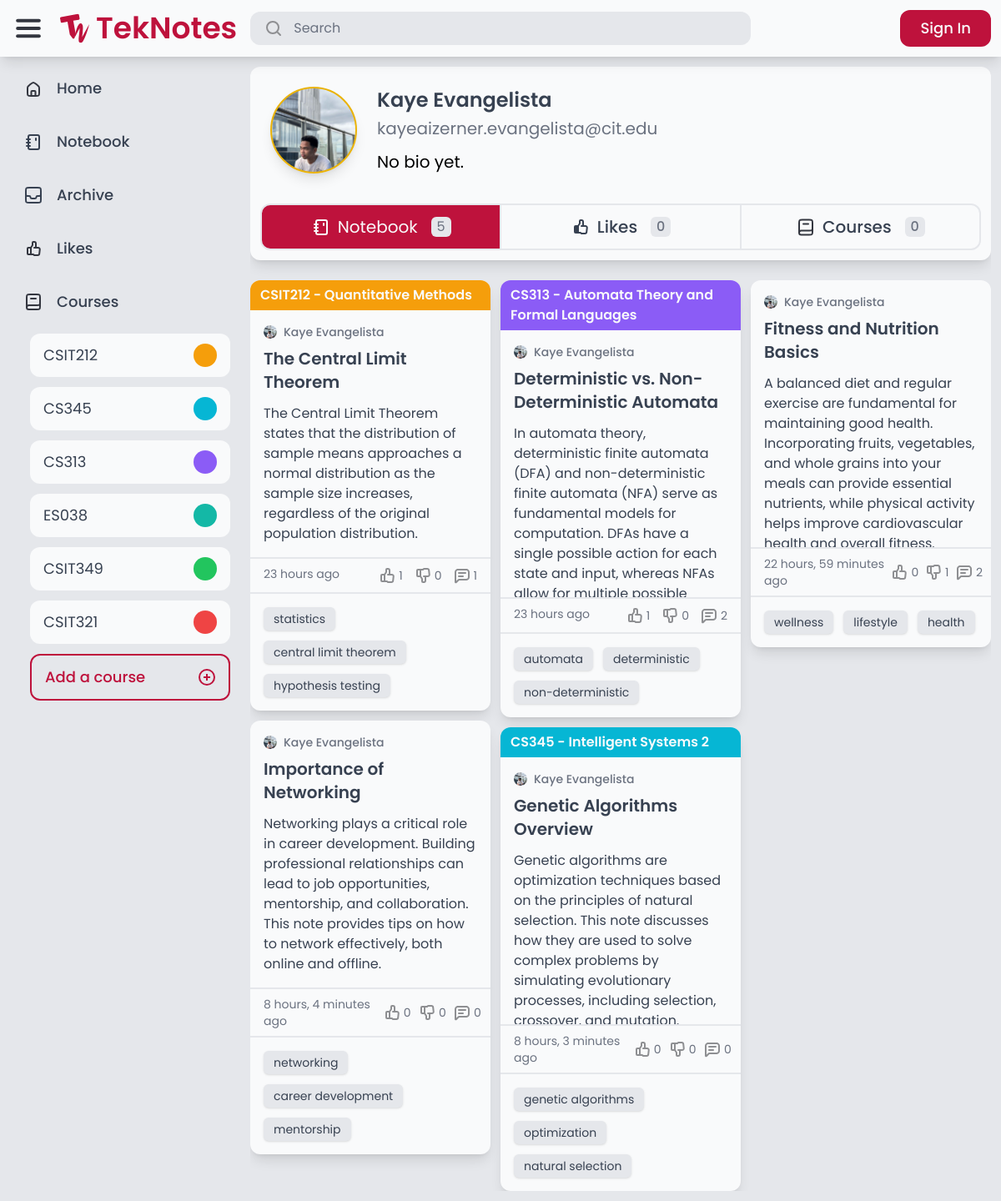
The page /auth/profile/5/notes/ on the database as committed earlier.
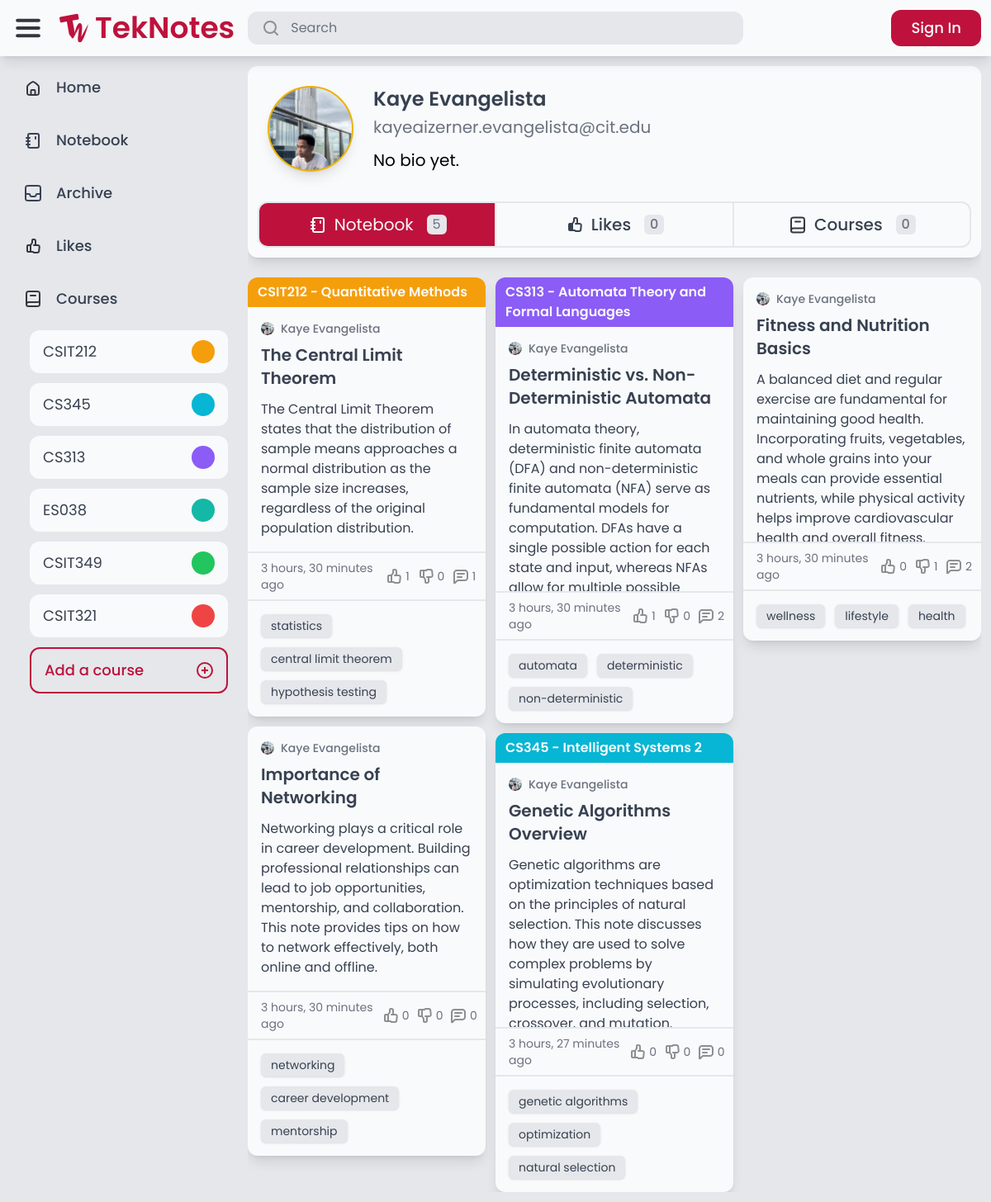
The same page on the database as committed later.
### notes/models.py (models this page shows, shortened)
class Note(models.Model):
    title = models.CharField(max_length=255)
    content = models.TextField(max_length=255, blank=True)
    course = models.ForeignKey(Course, null=True, blank=True, on_delete=models.SET_NULL)
    created_by = models.ForeignKey(User, related_name='notes', on_delete=models.CASCADE)
    created_at = models.DateTimeField(auto_now_add=True)
    modified_at = models.DateTimeField(auto_now=True)
    tags = models.ManyToManyField(Tag, related_name='notes', blank=True)
    is_archived = models.BooleanField(default=False)
    is_private = models.BooleanField(default=False)

### course/models.py (models this page shows)
class Course(models.Model):
    COLORS = [
        ('red-500', 'Red'),
        ('orange-500', 'Orange'),
        ('amber-500', 'Amber'),
        ('lime-500', 'Lime'),
        ('green-500', 'Green'),
        ('emerald-500', 'Emerald'),
        ('teal-500', 'Teal'),
        ('cyan-500', 'Cyan'),
        ('blue-500', 'Blue'),
        ('indigo-500', 'Indigo'),
        ('violet-500', 'Violet'),
        ('purple-500', 'Purple'),
        ('fuchsia-500', 'Fuschia'),
        ('pink-500', 'Pink'),
    ]
    code = models.CharField(max_length=20)
    description = models.CharField(max_length=255)
    color = models.CharField(max_length=20, choices=COLORS, default='gray-500')
    created_by = models.ForeignKey(User, related_name='courses', on_delete=models.CASCADE)
    def __str__(self):
        return f'{self.code} - {self.description}'

### authentication/models.py (models this page shows, shortened)
class Profile(models.Model):
    user = models.OneToOneField(User, on_delete=models.CASCADE)
    bio = models.TextField(max_length=500, default='No bio yet.')
    avatar = models.ImageField(default="avatars/default.jpg", upload_to="avatars")
    location = models.CharField(max_length=30, blank=True)

### authentication/views.py (the view)
# urls.py: path('profile/<int:user_id>/notes/', views.profile, name='profile'),
def profile(request, user_id):
    profile = Profile.objects.get(user__id=user_id)
    notes = Note.objects.filter(created_by=user_id, is_private=False)
    return render(request, 'authentication/profile.html', {
        'profile': profile,
        'notes': notes,
    })

### core/context_processors.py (called while the page is built)
def courses_list(request):
    return {
        'your_courses': Course.objects.all().distinct()
    }

### tags/models.py (called while the page is built)
    def __str__(self):
        return self.name

### authentication/templates/authentication/profile.html (shortened to what this page needs)
{% extends 'core/base.html' %}
{% load static %}
{% block content %}
    <div class="flex flex-1 flex-col overflow-y-hidden">
        <div class="flex flex-col rounded-xl shadow-lg bg-gray-50">
            <div class="flex p-6 gap-6 h-full max-h-56">
                <div class="flex aspect-square h-full rounded-full bg-[url('{{ profile.avatar.url }}')] bg-cover border-2 border-yellow-500 shadow-lg"></div>
                <div class="flex flex-1 gap-3 items-start">
                    <div class="flex flex-col gap-3 items-baseline">
                        <div class="flex flex-col gap-1">
                            <p class="text-2xl text-gray-700 font-semibold"> {{ profile.user.first_name }} {{ profile.user.last_name }} </p>
                            <p class="text-xl text-gray-500"> {{ profile.user.email }} </p>
                        </div>
                        <p class="text-xl">{{ profile.bio }}</p>
                    </div>
                </div>
            </div>
            <div class="flex flex-wrap w-full p-3 items-start">
                <a href="{% url 'auth:profile' profile.user.id %}" class="transition-all items-center flex flex-1 px-4 py-3 gap-2 rounded-l-xl justify-center border-2 border-gray-200 {% if '/notes/' in request.path %} bg-rose-700 text-gray-50 hover:shadow-lg {% else %} text-gray-700 font-medium hover:bg-gray-100 {% endif %}">
                    <img src="{% if '/notes/' in request.path %} {% static 'teknotes/images/notebook_white.svg' %} {% else %} {% static 'teknotes/images/notebook.svg' %} {% endif %}" alt="Notebook">
                    <p class="text-xl">Notebook</p>
                    <div class="flex aspect-square h-6 bg-gray-200 rounded-md items-center justify-center text-gray-500 ml-2">{{ profile.user.notes.count }}</div>
                </a>
                <a href="{% url 'auth:profile_likes' profile.user.id %}" class="transition-all items-center flex flex-1 px-4 py-3 gap-2 justify-center border-2 border-l-0 border-gray-200 {% if '/likes/' in request.path %} bg-rose-700 text-gray-50 hover:shadow-lg {% else %} text-gray-700 font-medium hover:bg-gray-100 {% endif %}">
                    <img src="{% if '/likes/' in request.path %} {% static 'teknotes/images/thumb_up_white.svg' %} {% else %} {% static 'teknotes/images/thumb_up_black.svg' %} {% endif %}" alt="Like">
                    <p class="text-xl">Likes</p>
                    <div class="flex aspect-square h-6 bg-gray-200 rounded-md items-center justify-center text-gray-500 ml-2">{{ profile.user.likes.count }}</div>
                </a>
                <a href="{% url 'auth:profile_courses' profile.user.id %}" class="transition-all items-center flex flex-1 px-4 py-3 gap-2 rounded-r-xl justify-center border-2 border-l-0 border-gray-200 {% if '/courses/' in request.path %} bg-rose-700 text-gray-50 hover:shadow-lg {% else %} text-gray-700 font-medium hover:bg-gray-100 {% endif %}">
                    <img src="{% if '/courses/' in request.path %} {% static 'teknotes/images/Course_white.svg' %} {% else %} {% static 'teknotes/images/Course.svg' %} {% endif %}" alt="Like">
                    <p class="text-xl">Courses</p>
                    <div class="flex aspect-square h-6 bg-gray-200 rounded-md items-center justify-center text-gray-500 ml-2">{{ profile.user.courses.count }}</div>
                </a>
            </div>
        </div>
        <div class="flex flex-col flex-1 pt-6 gap-3 overflow-hidden">
            {% if notes.count >= 0 %}
                {% if notes.count > 0 %}
                    {% include 'notes/notes.html' %}
                {% else %}
                    {% if '/notes/' in request.path %}
                        {% include 'core/no_results.html' with message="No notes yet from" query=profile.user.first_name %}
                    {% else %}
                        {% include 'core/no_results.html' with message="No likes yet from" query=profile.user.first_name %}
                    {% endif %}
                {% endif %}
            {% endif %}
        </div>
    </div>
{% endblock %}

### notes/templates/notes/notes.html (shortened to what this page needs)
<div class="flex flex-1 {% if not no_scroll %} overflow-hidden overflow-y-auto {% endif %}">
    <div id="notes" class="flex flex-1 gap-3" style="display: none;">
        {% for note in notes %}
            <div class="note" data-note-id="{{ note.id }}">
                {% include 'notes/note.html' %}
            </div>
        {% endfor %}
    </div>
    <div id="notes-container" class="flex flex-1 gap-3"></div>
</div>

### notes/templates/notes/note.html (shortened to what this page needs)
{% load static %}
{% load custom_filters %}
<div class="rounded-xl hover:bg-gray-100 transition-all {% if note.is_private %} border-2 border-dashed border-gray-500 {% else %} bg-gray-50 shadow-lg hover:shadow-xl {% endif %}">
    <a href="{% url 'notes:note_detail' note.id %}" class="flex flex-col {% if note.is_archived %} opacity-70 {% endif %}">
        {% if note.course %}
            <div class="flex {% if note.is_private %} border-b-2 border-dashed border-gray-500 {% else %} bg-{{ note.course.color }} {% endif %} px-3 py-1.5 rounded-t-xl">
                <p class="{% if note.is_private %} text-{{ note.course.color }} {% else %} text-gray-50 {% endif %} font-semibold">{{ note.course }}</p>
            </div>
        {% endif %}
        <div class="flex flex-col p-4 gap-3 max-h-80 overflow-hidden">
            <div class="flex flex-col gap-2">
                <div class="flex gap-2 items-center">
                    <img src="{{ note.created_by.profile.avatar.url }}" alt="Profile Image" class="h-4 w-4 aspect-square rounded-full">
                    <p class="text-gray-500 font-medium text-sm">{{ note.created_by.first_name }} {{ note.created_by.last_name }}</p>
                </div>
                <h1 class="text-xl text-gray-700 font-semibold">{{ note.title }}</h1>
            </div>
            <div class="">
                <p class="text-gray-700">
                    {{ note.content }}
                </p>
            </div>
        </div>
        <div class="flex justify-between px-4 py-2 border-t-2 {% if note.is_private %} border-gray-500 border-dashed {% else %} border-gray-200 {% endif %}">
            <p class="text-gray-500 text-sm">{{ note.modified_at|timesince }} ago</p>
            <div class="flex gap-3">
                <div class="flex gap-0.5 items-center">
                    <img src="{% if request.user.is_authenticated and note|is_liked:request.user %}{% static 'teknotes/images/thumbed_up.svg' %}{% else %}{% static 'teknotes/images/thumb_up.svg' %}{% endif %}" alt="thumb_up">
                    <p class="text-sm {% if request.user.is_authenticated and note|is_liked:request.user %}text-yellow-500 font-medium{% else %}text-gray-500{% endif %}">{{ note.likes.count }}</p>
                </div>
                <div class="flex gap-0.5 items-center">
                    <img src="{% if request.user.is_authenticated and note|is_disliked:request.user %}{% static 'teknotes/images/thumbed_down.svg' %}{% else %}{% static 'teknotes/images/thumb_down.svg' %}{% endif %}" alt="thumb_down">
                    <p class="text-sm {% if request.user.is_authenticated and note|is_disliked:request.user %}text-yellow-500 font-medium{% else %}text-gray-500{% endif %}">{{ note.dislikes.count }}</p>
                </div>
                <div class="flex gap-0.5 items-center">
                    <img src="{% static 'teknotes/images/comment.svg' %}" alt="comment">
                    <p class="text-sm text-gray-500">{{ note.comments.count }}</p>
                </div>
            </div>
        </div>
        {% if note.tags.count > 0 %}
            <div class="flex flex-wrap p-4 gap-3 border-t-2 {% if note.is_private %} border-gray-500 border-dashed {% else %} border-gray-200 {% endif %}">
                {% for tag in note.tags.all|slice:":3" %}
                    <p class="text-sm text-gray-700 shadow px-3 py-1 rounded-md inline-block {% if note.is_private %} bg-gray-50 {% else %} bg-gray-200 {% endif %}">{{ tag }}</p>
                {% endfor %}
            </div>
        {% endif %}
    </a>
</div>

Rows that differ between the two databases and show on the page:
changed Note "The Central Limit Theorem": modified_at "23 hours" → "3 hours, 30 minutes"
changed Note "Deterministic vs. Non-Deterministic Automata": modified_at "23 hours" → "3 hours, 30 minutes"
changed Note "Fitness and Nutrition Basics": modified_at "22 hours, 59 minutes" → "3 hours, 30 minutes"
changed Note "Importance of Networking": modified_at "8 hours, 4 minutes" → "3 hours, 30 minutes"
changed Note "Genetic Algorithms Overview": modified_at "8 hours, 3 minutes" → "3 hours, 27 minutes"
